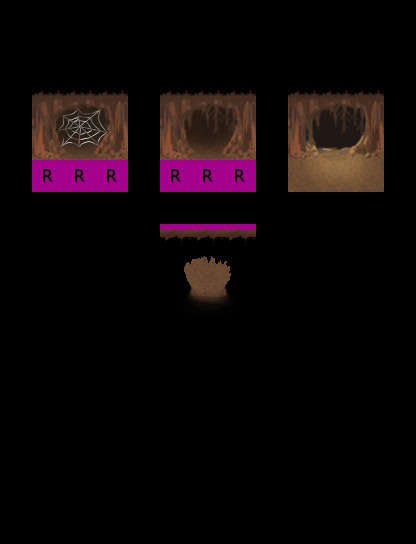

The image is a tile-based game level rendered from a .tmx file. Its description and source (layers, tilesets, objects; grid data summarised) follow:
An orthogonal 13x17 tile map with 32x32 px tiles, 6 tile layers (Regions, Input_set, Input_set, InputNot_set, ...), 5 tilesets.

<map version="1.0" orientation="orthogonal" width="13" height="17" tilewidth="32" tileheight="32">
 <tileset firstgid="1" name="collision" tilewidth="32" tileheight="32">
  <image source="../../graphics/tiles/collision.png" width="64" height="32" />
 </tileset>
 <tileset firstgid="3" name="set" tilewidth="32" tileheight="32">
  <image source="../../graphics/tiles/set_cave.png" width="256" height="256" />
 </tileset>
 <tileset firstgid="67" name="set_rules" tilewidth="32" tileheight="32">
  <image source="../../graphics/tiles/set_rules.png" width="64" height="64" />
 </tileset>
 <tileset firstgid="71" name="cave" tilewidth="32" tileheight="32">
  <image source="../../graphics/tiles/cave.png" width="512" height="256" />
 </tileset>
 <tileset firstgid="199" name="cave_x2" tilewidth="32" tileheight="64">
  <image source="../../graphics/tiles/cave_x2.png" width="512" height="64" />
 </tileset>
 <layer name="Regions" width="13" height="17">
  <data>[221 cells, 54 non-empty, 1 distinct tile ids]</data>
 </layer>
 <layer name="Input_set" width="13" height="17">
  <data>[221 cells, 42 non-empty, 5 distinct tile ids]</data>
 </layer>
 <layer name="Input_set" width="13" height="17">
  <data>[221 cells, 2 non-empty, 2 distinct tile ids]</data>
 </layer>
 <layer name="InputNot_set" width="13" height="17" opacity="0.36">
  <data>[221 cells, 12 non-empty, 1 distinct tile ids]</data>
 </layer>
 <layer name="Output_Ground" width="13" height="17">
  <data>[221 cells, 45 non-empty, 24 distinct tile ids]</data>
 </layer>
 <layer name="Output_Over" width="13" height="17">
  <data>[221 cells, 9 non-empty, 5 distinct tile ids]</data>
 </layer>
</map>
